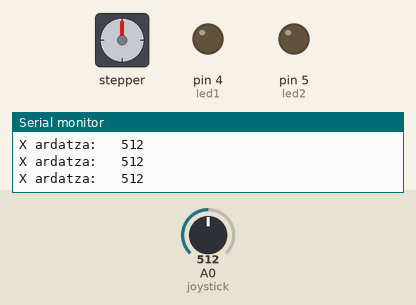
This sketch was run on a simulated Arduino Uno, built with avr-gcc and run on an emulated ATmega328P. Shown: stepper motor, output pins drawn as LEDs (lit = HIGH), the last lines printed to the serial monitor. The test bench sets the inputs (shaded band); at power-on: A0 (joystick) = 512. Stepper angles assume 2048 steps per turn.

Above: at 1.2 s.
1.3 s: A0 (joystick) set to 489
At 2.5 s:
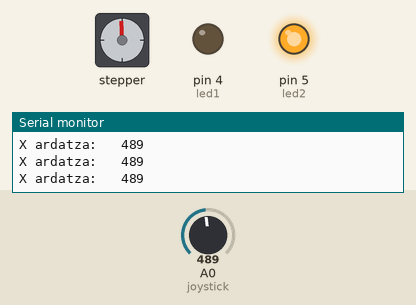
4.3 s: A0 (joystick) set to 306
7.3 s: A0 (joystick) set to 510
At 8.5 s:
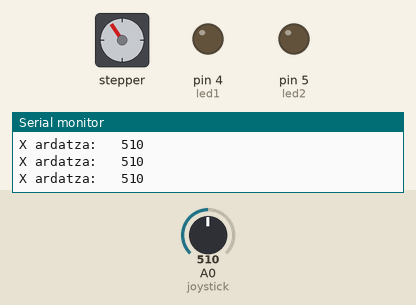
8.8 s: A0 (joystick) set to 0
At 9.01 s:
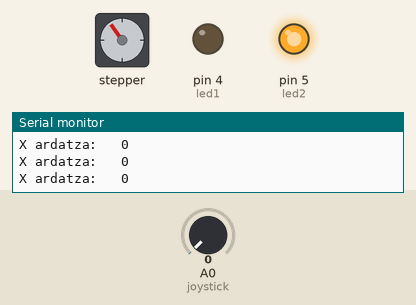
11.8 s: A0 (joystick) set to 533
At 13.3 s:
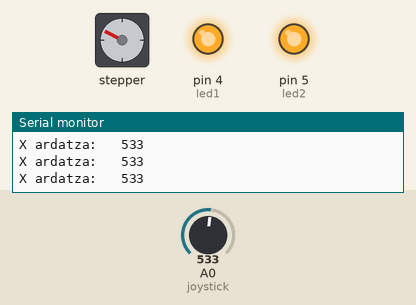
14.8 s: A0 (joystick) set to 513
At 15.7 s:
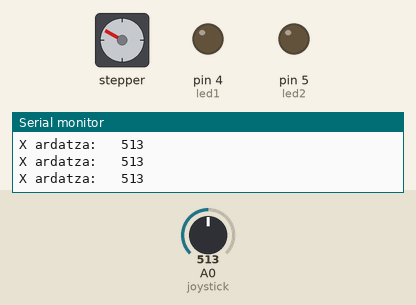
Timing chart, 0 to 17.3 s (numbered marks = the images above; inputs shaded):
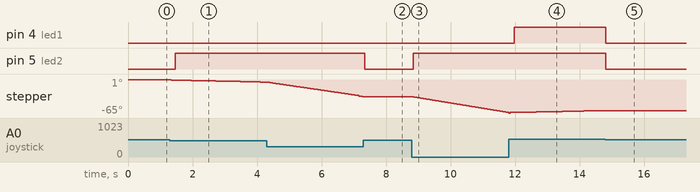

The sketch:

Programa_-_arduino.ino
```cpp
/*
 * Arduino eta joystickarekin pausuz pausuko motorraren norabide eta abiadura kontrola
 * Doako software batetik hartuta
 * https://simple-circuit.com/
 */

// Arduinoa pausuz pausuko motorraren barnean sartzen da
#include <Stepper.h>

// Pausu kopurua definitu
#define STEPS 32

// Pausuz pausuko motorraren pinak definitu
#define IN1  12
#define IN2  11
#define IN3  10
#define IN4   9

// Liburutegia pausuz pausu hasi
Stepper stepper(STEPS, IN4, IN2, IN3, IN1);

// Joystick-aren irteera arduino A0-ri konektatuta dago
#define joystick  A0
int led1 = 4; // LED-era konektatuta dago pin-a
int led2 = 5; // LED-era konektatuta dago pin-a

void setup()
{
  Serial.begin(9600);
  pinMode(led1, OUTPUT); // Irteera gisa deklaratu LED-a
  pinMode(led2, OUTPUT); // Irteera gisa deklaratu LED-a
}

void loop()
{
  // Potentziometroaren balio analogikoa irakurri
  int val = analogRead(joystick);
  Serial.print("X ardatza:   ");
  Serial.println(val);

  // Joystick-a erdian badago ===> motorra geldiarazi
  if(  (val > 500) && (val < 523) )
  {
    digitalWrite(IN1, LOW);
    digitalWrite(IN2, LOW);
    digitalWrite(IN3, LOW);
    digitalWrite(IN4, LOW);

    digitalWrite (led1, LOW);
    digitalWrite (led2, LOW);
  }

  else
  {
    // Motorra lehenengo norabidean mugitu
    while (val >= 523)
    {
      // 5 eta 500 bira/min bitarteko abiadura mapeatu
      int speed_ = map(val, 523, 1023, 5, 500);
      // Motorraren abiadura ezarri
      stepper.setSpeed(speed_);

      // Motorra mugitu (1 step)
      stepper.step(1);

      val = analogRead(joystick);
       Serial.print("X ardatza:   ");
       Serial.println(val);

       digitalWrite (led1, HIGH);
}

    // Motorra beste norabidean mugitu
    while (val <= 500)
    {
      // 5 eta 500 bira/min bitarteko abiadura mapeatu
      int speed_ = map(val, 500, 0, 5, 500);
      // Motorraren abiadura ezarri
      stepper.setSpeed(speed_);

      // Motorra mugitu (1 step)
      stepper.step(-1);

      val = analogRead(joystick);
     Serial.print("X ardatza:   ");
     Serial.println(val);

     digitalWrite (led2, HIGH);
    }

  }

}
```

Measured:
- the behaviour switches between 501 and 500 on A0 (joystick) (found by bisection; images 0 and 1)
- after the input at 7.3 s, pin 5 (led2): HIGH → LOW at once; stepper: stops changing and stays -33°
- after the input at 8.8 s, pin 5 (led2): LOW → HIGH after 0.05 s; stepper: keeps turning counter-clockwise at about 11°/s, starting after 0.07 s
- after the input at 11.8 s, pin 4 (led1): LOW → HIGH after 0.18 s
- after the input at 14.8 s, pin 4 (led1), pin 5 (led2): HIGH → LOW at once; stepper: stays -61° (without the input it goes to -60° after 0.14 s)
